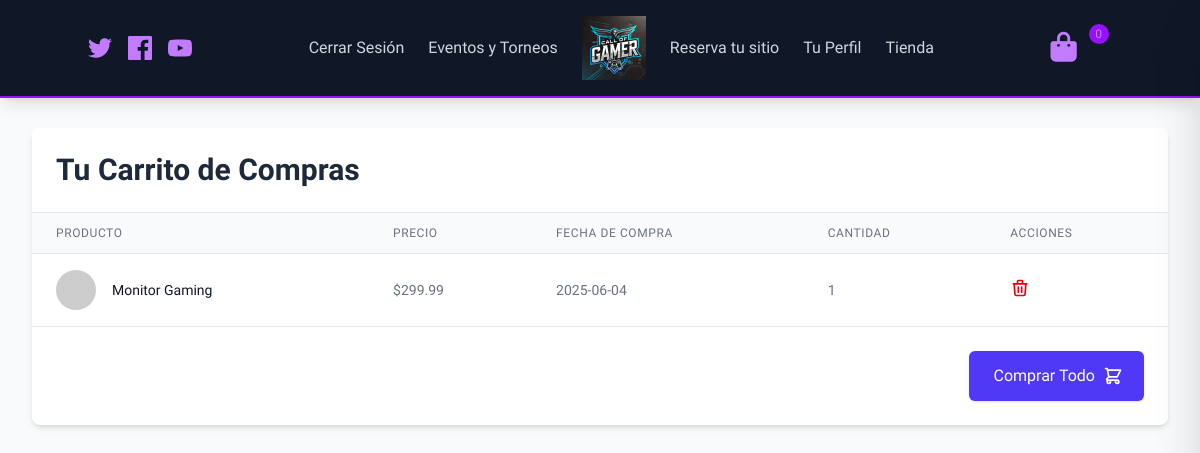
Screenshot of /Controlador/index.php?action=verCarrito (signed in) with the database file from the repository.
### tables this page shows
CREATE TABLE `carrito` (
  `id_usuario` int(11) NOT NULL,
  `id_producto` int(11) NOT NULL,
  `cantidad` int(11) NOT NULL,
  `fecha_compra` date NOT NULL
);

CREATE TABLE `producto` (
  `id_producto` int(11) NOT NULL,
  `nombre_producto` varchar(100) NOT NULL,
  `precio_producto` decimal(10,2) NOT NULL,
  `tipo_producto` enum('Equipo','Accesorios','Juegos','Consolas') NOT NULL,
  `puntos_compra` int(11) NOT NULL,
  `img` varchar(50) NOT NULL
);

### Controlador/index.php (called while the page is built, shortened)
<?php
    function verCarrito() {
        require_once("../Modelos/carrito.php");
        $id_usuario = $_SESSION["id_usuario"];
        $carrito = new Carrito();
        $carritos = $carrito->obtenerPorUsuario($id_usuario);
        require_once("../vistas/cabeza.php");
        require_once("../vistas/carritoUsu.php");
    }
    if (isset($_REQUEST["action"])) {
        $action = strtolower($_REQUEST["action"]);
            $action();
    } else {
        inicio();
    }
?>

### Modelos/class.bd.php (called while the page is built, shortened)
<?php
class bd {
    public function __construct() {
        $this->conn=new mysqli("localhost",'root','' ,"tfg_pablo");
    }
    public function __get($nom){
        return $this->$nom;
    }
}
?>

### Modelos/carrito.php (called while the page is built, shortened)
<?php
require_once("class.bd.php");
class Carrito {
    public $conn;
    public function __construct() {
        $this->conn = new bd();
    }
    public function obtenerPorUsuario($id_usuario) {
        $sentencia = "SELECT carrito.id_usuario, carrito.id_producto, producto.nombre_producto, carrito.fecha_compra, carrito.cantidad, producto.precio_producto FROM carrito, producto WHERE producto.id_producto = carrito.id_producto AND id_usuario = ?";
        $consulta = $this->conn->__get("conn")->prepare($sentencia);
        $consulta->bind_param("i", $id_usuario);
        $consulta->execute();
        $resultado = $consulta->get_result();
        $carrito = [];
        while ($fila = $resultado->fetch_assoc()) {
            $carrito[] = $fila;
        }
        return $carrito;
    }
}
?>

### Vistas/carritoUsu.php (the view, shortened to what this page needs)
<main class="min-h-screen bg-gray-50">
    <section class="pt-32 pb-24 px-4 sm:px-6 lg:px-8">
        <div class="max-w-7xl mx-auto">
            <div class="bg-white rounded-lg shadow-md overflow-hidden">
                <div class="p-6 border-b border-gray-200">
                    <h1 class="text-3xl font-bold text-gray-800">Tu Carrito de Compras</h1>
                </div>
                <?php if (empty($carrito)): ?>
                    <div class="p-6 text-center">
                        <svg class="mx-auto h-12 w-12 text-gray-400" fill="none" viewBox="0 0 24 24" stroke="currentColor">
                            <path stroke-linecap="round" stroke-linejoin="round" stroke-width="2" d="M3 3h2l.4 2M7 13h10l4-8H5.4M7 13L5.4 5M7 13l-2.293 2.293c-.63.63-.184 1.707.707 1.707H17m0 0a2 2 0 100 4 2 2 0 000-4zm-8 2a2 2 0 11-4 0 2 2 0 014 0z" />
                        </svg>
                        <h3 class="mt-2 text-lg font-medium text-gray-900">Carrito vacío</h3>
                        <p class="mt-1 text-gray-500">No hay productos en tu carrito.</p>
                        <div class="mt-6">
                            <a href="#" class="inline-flex items-center px-4 py-2 border border-transparent rounded-md shadow-sm text-sm font-medium text-white bg-indigo-600 hover:bg-indigo-700 focus:outline-none focus:ring-2 focus:ring-offset-2 focus:ring-indigo-500">
                                Continuar comprando
                            </a>
                        </div>
                    </div>
                <?php else: ?>
                    <div class="overflow-x-auto">
                        <table class="min-w-full divide-y divide-gray-200">
                            <thead class="bg-gray-50">
                                <tr>
                                    <th scope="col" class="px-6 py-3 text-left text-xs font-medium text-gray-500 uppercase tracking-wider">Producto</th>
                                    <th scope="col" class="px-6 py-3 text-left text-xs font-medium text-gray-500 uppercase tracking-wider">Precio</th>
                                    <th scope="col" class="px-6 py-3 text-left text-xs font-medium text-gray-500 uppercase tracking-wider hidden md:table-cell">Fecha de Compra</th>
                                    <th scope="col" class="px-6 py-3 text-left text-xs font-medium text-gray-500 uppercase tracking-wider">Cantidad</th>
                                    <th scope="col" class="px-6 py-3 text-left text-xs font-medium text-gray-500 uppercase tracking-wider">Acciones</th>
                                </tr>
                            </thead>
                            <tbody class="bg-white divide-y divide-gray-200">
                                <?php foreach ($carritos as $carrito): ?>
                                    <tr>
                                        <td class="px-6 py-4 whitespace-nowrap">
                                            <div class="flex items-center">
                                                <div class="flex-shrink-0 h-10 w-10">
                                                    <img class="h-10 w-10 rounded-full" src="https://via.placeholder.com/40" alt="">
                                                </div>
                                                <div class="ml-4">
                                                    <div class="text-sm font-medium text-gray-900"><?php echo $carrito['nombre_producto']; ?></div>
                                                </div>
                                            </div>
                                        </td>
                                        <td class="px-6 py-4 whitespace-nowrap text-sm text-gray-500">
                                            $<?php echo number_format($carrito['precio_producto'], 2); ?>
                                        </td>
                                        <td class="px-6 py-4 whitespace-nowrap text-sm text-gray-500 hidden md:table-cell">
                                            <?php echo $carrito['fecha_compra']; ?>
                                        </td>
                                        <td class="px-6 py-4 whitespace-nowrap text-sm text-gray-500">
                                            <?php echo $carrito['cantidad']; ?>
                                        </td>
                                        <td class="px-6 py-4 whitespace-nowrap text-sm font-medium">
                                            <form action="index.php?action=eliminarDelCarrito" method="POST">
                                                <button type="submit" class="text-red-600 hover:text-red-900">
                                                    <svg xmlns="http://www.w3.org/2000/svg" class="h-5 w-5" fill="none" viewBox="0 0 24 24" stroke="currentColor">
                                                        <path stroke-linecap="round" stroke-linejoin="round" stroke-width="2" d="M19 7l-.867 12.142A2 2 0 0116.138 21H7.862a2 2 0 01-1.995-1.858L5 7m5 4v6m4-6v6m1-10V4a1 1 0 00-1-1h-4a1 1 0 00-1 1v3M4 7h16" />
                                                    </svg>
                                                </button>
                                            </form>
                                        </td>
                                    </tr>
                                <?php endforeach; ?>
                            </tbody>
                        </table>
                    </div>
                    <div class="p-6 border-t border-gray-200">
                        <div class="flex justify-end">
                            <div class="group relative">
                                <label for="modalToggle" class="inline-flex items-center px-6 py-3 border border-transparent text-base font-medium rounded-md shadow-sm text-white bg-indigo-600 hover:bg-indigo-700 focus:outline-none focus:ring-2 focus:ring-offset-2 focus:ring-indigo-500 cursor-pointer">
                                    Comprar Todo
                                </label>
                            </div>
                        </div>
                    </div>
                <?php endif; ?>
            </div>
        </div>
    </section>
</main>

### style.css (style rules this page uses)
* { font-family: "Exo 2"; }

### rows the page displays
carrito: id_producto.nombre_producto "Monitor Gaming", id_producto.precio_producto "299.99", fecha_compra "2025-06-04", cantidad "1"
